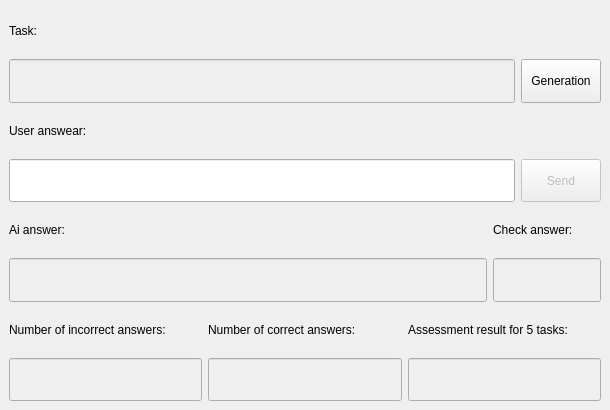
<?xml version="1.0" encoding="UTF-8"?>
<ui version="4.0">
 <class>QuizTasks</class>
 <widget class="QMainWindow" name="QuizTasks">
  <property name="geometry">
   <rect>
    <x>0</x>
    <y>0</y>
    <width>610</width>
    <height>410</height>
   </rect>
  </property>
  <property name="minimumSize">
   <size>
    <width>610</width>
    <height>410</height>
   </size>
  </property>
  <property name="windowTitle">
   <string>QuizTasks</string>
  </property>
  <widget class="QWidget" name="centralwidget">
   <layout class="QVBoxLayout" name="verticalLayout_8">
    <item>
     <layout class="QVBoxLayout" name="verticalLayout_7">
      <item>
       <layout class="QHBoxLayout" name="horizontalLayout_4">
        <item>
         <widget class="QLabel" name="label">
          <property name="text">
           <string>Task:</string>
          </property>
         </widget>
        </item>
        <item>
         <widget class="QLabel" name="l_number">
          <property name="text">
           <string/>
          </property>
         </widget>
        </item>
       </layout>
      </item>
      <item>
       <layout class="QHBoxLayout" name="horizontalLayout">
        <item>
         <widget class="QLineEdit" name="le_task">
          <property name="enabled">
           <bool>false</bool>
          </property>
          <property name="sizePolicy">
           <sizepolicy hsizetype="Expanding" vsizetype="Preferred">
            <horstretch>0</horstretch>
            <verstretch>0</verstretch>
           </sizepolicy>
          </property>
         </widget>
        </item>
        <item>
         <widget class="QPushButton" name="b_generationTask">
          <property name="sizePolicy">
           <sizepolicy hsizetype="Minimum" vsizetype="Minimum">
            <horstretch>0</horstretch>
            <verstretch>0</verstretch>
           </sizepolicy>
          </property>
          <property name="text">
           <string>Generation</string>
          </property>
         </widget>
        </item>
       </layout>
      </item>
     </layout>
    </item>
    <item>
     <layout class="QVBoxLayout" name="verticalLayout_6">
      <item>
       <widget class="QLabel" name="label_2">
        <property name="text">
         <string>User answear:</string>
        </property>
       </widget>
      </item>
      <item>
       <layout class="QHBoxLayout" name="horizontalLayout_2">
        <item>
         <widget class="QLineEdit" name="le_userAnswear">
          <property name="enabled">
           <bool>true</bool>
          </property>
          <property name="sizePolicy">
           <sizepolicy hsizetype="Expanding" vsizetype="Preferred">
            <horstretch>0</horstretch>
            <verstretch>0</verstretch>
           </sizepolicy>
          </property>
         </widget>
        </item>
        <item>
         <widget class="QPushButton" name="b_sendAnswear">
          <property name="enabled">
           <bool>false</bool>
          </property>
          <property name="sizePolicy">
           <sizepolicy hsizetype="Minimum" vsizetype="Minimum">
            <horstretch>0</horstretch>
            <verstretch>0</verstretch>
           </sizepolicy>
          </property>
          <property name="text">
           <string>Send</string>
          </property>
         </widget>
        </item>
       </layout>
      </item>
     </layout>
    </item>
    <item>
     <layout class="QHBoxLayout" name="horizontalLayout_3">
      <item>
       <layout class="QVBoxLayout" name="verticalLayout_4">
        <item>
         <widget class="QLabel" name="label_3">
          <property name="text">
           <string>Ai answer:</string>
          </property>
         </widget>
        </item>
        <item>
         <widget class="QLineEdit" name="le_correctAnswear">
          <property name="enabled">
           <bool>false</bool>
          </property>
          <property name="sizePolicy">
           <sizepolicy hsizetype="Expanding" vsizetype="Preferred">
            <horstretch>0</horstretch>
            <verstretch>0</verstretch>
           </sizepolicy>
          </property>
         </widget>
        </item>
       </layout>
      </item>
      <item>
       <layout class="QVBoxLayout" name="verticalLayout_5">
        <item>
         <widget class="QLabel" name="label_4">
          <property name="sizePolicy">
           <sizepolicy hsizetype="Minimum" vsizetype="Minimum">
            <horstretch>0</horstretch>
            <verstretch>0</verstretch>
           </sizepolicy>
          </property>
          <property name="text">
           <string>Check answer:</string>
          </property>
         </widget>
        </item>
        <item>
         <widget class="QLineEdit" name="le_checkAnswear">
          <property name="enabled">
           <bool>false</bool>
          </property>
          <property name="sizePolicy">
           <sizepolicy hsizetype="Minimum" vsizetype="Minimum">
            <horstretch>0</horstretch>
            <verstretch>0</verstretch>
           </sizepolicy>
          </property>
         </widget>
        </item>
       </layout>
      </item>
     </layout>
    </item>
    <item>
     <layout class="QHBoxLayout" name="horizontalLayout_5">
      <item>
       <layout class="QVBoxLayout" name="verticalLayout">
        <item>
         <widget class="QLabel" name="label_6">
          <property name="text">
           <string>Number of incorrect answers:</string>
          </property>
         </widget>
        </item>
        <item>
         <widget class="QLineEdit" name="le_numberIncorrectAnswears">
          <property name="enabled">
           <bool>false</bool>
          </property>
          <property name="sizePolicy">
           <sizepolicy hsizetype="Expanding" vsizetype="Preferred">
            <horstretch>0</horstretch>
            <verstretch>0</verstretch>
           </sizepolicy>
          </property>
         </widget>
        </item>
       </layout>
      </item>
      <item>
       <layout class="QVBoxLayout" name="verticalLayout_2">
        <item>
         <widget class="QLabel" name="label_5">
          <property name="text">
           <string>Number of correct answers:</string>
          </property>
         </widget>
        </item>
        <item>
         <widget class="QLineEdit" name="le_numberCorrectAnswears">
          <property name="enabled">
           <bool>false</bool>
          </property>
          <property name="sizePolicy">
           <sizepolicy hsizetype="Expanding" vsizetype="Preferred">
            <horstretch>0</horstretch>
            <verstretch>0</verstretch>
           </sizepolicy>
          </property>
         </widget>
        </item>
       </layout>
      </item>
      <item>
       <layout class="QVBoxLayout" name="verticalLayout_3">
        <item>
         <widget class="QLabel" name="label_7">
          <property name="text">
           <string>Assessment result for 5 tasks:</string>
          </property>
         </widget>
        </item>
        <item>
         <widget class="QLineEdit" name="le_assessmentResult">
          <property name="enabled">
           <bool>false</bool>
          </property>
          <property name="sizePolicy">
           <sizepolicy hsizetype="Expanding" vsizetype="Preferred">
            <horstretch>0</horstretch>
            <verstretch>0</verstretch>
           </sizepolicy>
          </property>
         </widget>
        </item>
       </layout>
      </item>
     </layout>
    </item>
   </layout>
  </widget>
 </widget>
 <resources/>
 <connections/>
</ui>
